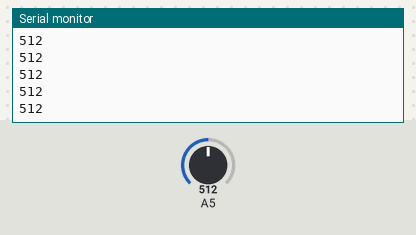
This sketch was run on a simulated Arduino Uno, built with avr-gcc and run on an emulated ATmega328P. Shown: the last lines printed to the serial monitor. The inputs (shaded band) are chosen by the test bench; at power-on: A5 = 512.

Above: at 1.2 s.
1.3 s: A5 set to 716
At 2.4 s:
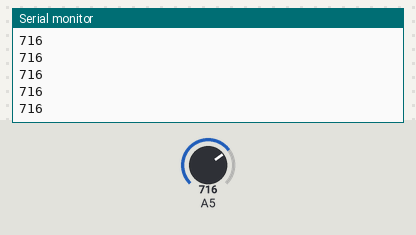
2.8 s: A5 set to 900
At 3.8 s:
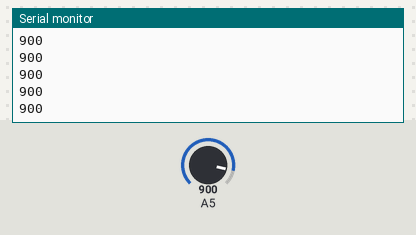
Timing chart, 0 to 5.8 s (numbered marks = the images above; inputs shaded):
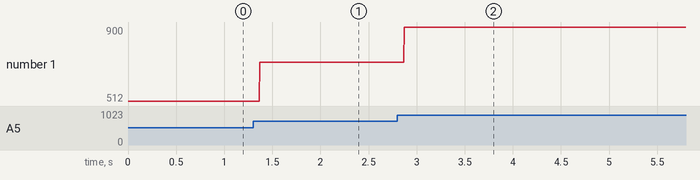

The sketch:

test.ino
```cpp
void setup() {
  // put your setup code here, to run once:
Serial.begin(9600);
}

void loop() {
  // put your main code here, to run repeatedly:
Serial.println(analogRead(5));
}
```

Measured:
- after the input at 1.3 s, the serial monitor: prints a new line after 0.07 s (image 1)
- after the input at 2.8 s, the serial monitor: prints a new line after 0.07 s (image 2)
- plotted number 1: 512 → 716 after the input at 1.3 s, 716 → 900 after the input at 2.8 s
